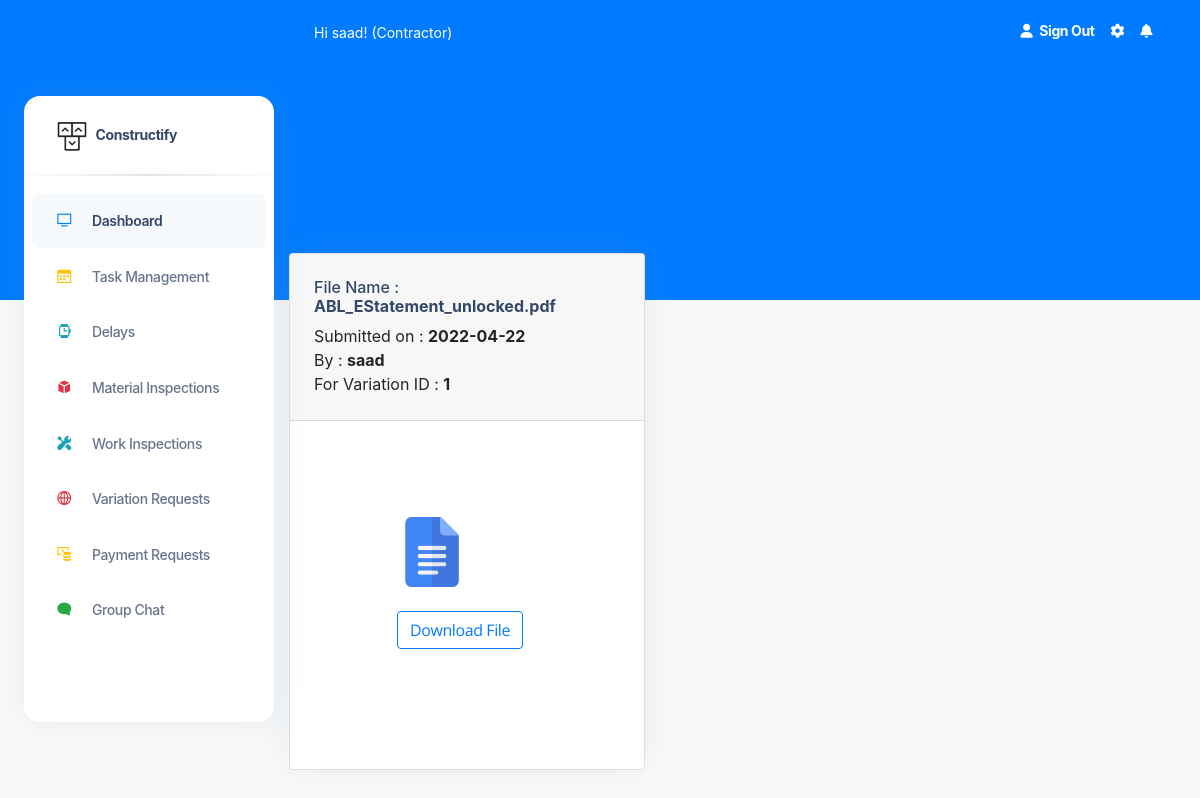
Before: /VariationSubmittedGallery/1 (signed in) with the older database file.
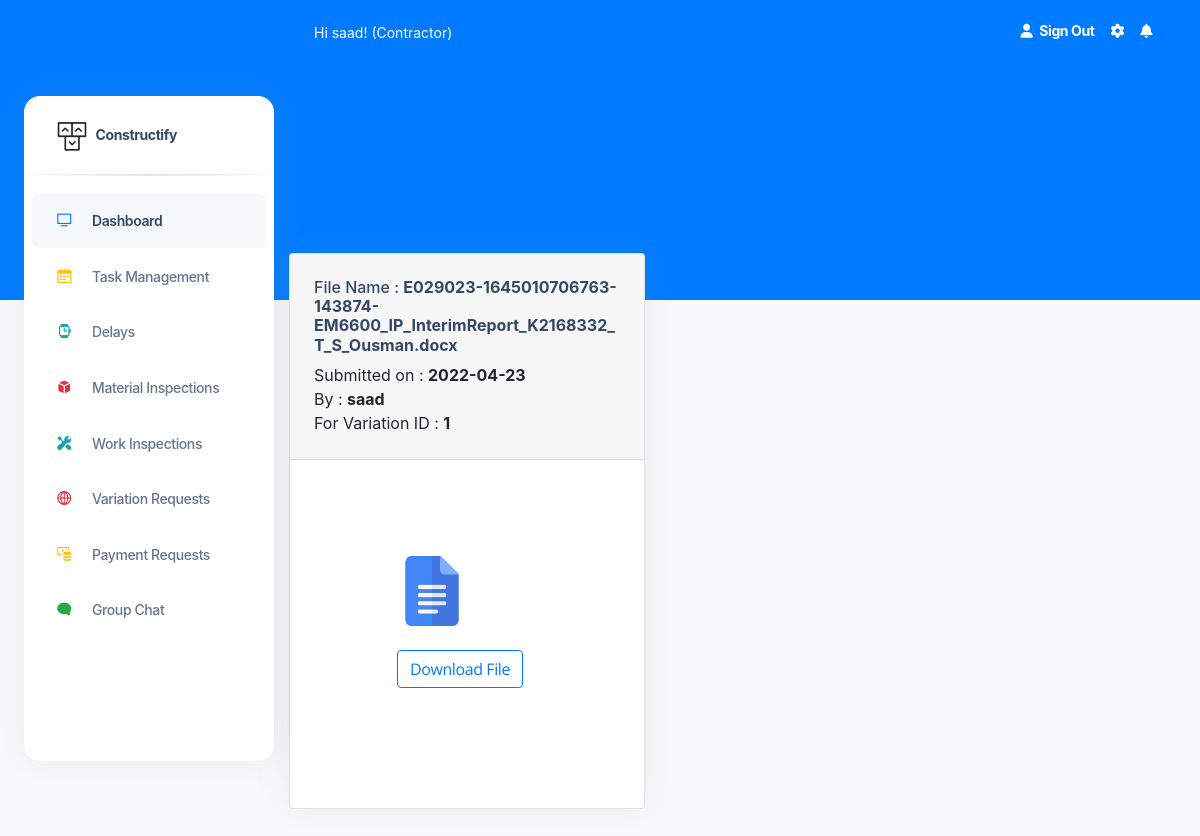
After: the same page with the newer database file.
### construct/models.py (models this page shows)
class VariationDocument(db.Model):
    id = db.Column(db.Integer(), nullable=False, primary_key=True)
    variation_file_name = db.Column(db.String(length=30), nullable=False)
    variation_id = db.Column(db.String(length=30), nullable=False)
    status = db.Column(db.String(length=30), nullable=False)
    submitted_date = db.Column(db.String(length=30), nullable=False)
    submitted_by=db.Column(db.String(length=30), nullable=False)

### construct/routes.py (the view)
@app.route("/VariationSubmittedGallery/<string:passed_id>", methods=['GET', 'POST'])
@login_required
def Variation_submitted_page(passed_id):
        submitted_variation= VariationDocument.query.all()
        has_variation_id = "False"
        for variation in submitted_variation:
            if variation.variation_id == passed_id:
                has_variation_id="True"
                break
        page_message="Variation Requests Submitted by the Contractor"
        return render_template('SubmittedVariationGallery.html', submitted_variation=submitted_variation, passed_variation_id=str(passed_id),has_variation_id=has_variation_id)

### construct/models.py (called while the page is built)
@login_manager.user_loader
def load_user(user_id):
    return User.query.get(int(user_id))

### construct/templates/SubmittedVariationGallery.html (shortened to what this page needs)
<!DOCTYPE html>
<html lang="en">
<head>
  <link href="{{ url_for('static', filename='assets')}}/css/nucleo-icons.css" rel="stylesheet" />
  <link href="{{ url_for('static', filename='assets')}}/css/nucleo-svg.css" rel="stylesheet" />
  <link href="{{ url_for('static', filename='assets')}}/css/nucleo-svg.css" rel="stylesheet" />
  <link id="pagestyle" href="{{ url_for('static', filename='assets')}}/css/argon-dashboard.css?v=2.0.2"
    rel="stylesheet" />
  <link rel="stylesheet" type="text/css"
    href="https://stackpath.bootstrapcdn.com/bootstrap/4.2.1/css/bootstrap.min.css">
</head>
{% include 'includes/GlobalSideNavbar.html' %}
<main class="main-content position-relative border-radius-lg ">
  {% include 'includes/GlobalNavbar.html' %}
  <br><br><br><br><br><br><br>
  {% for variation in submitted_variation %}
  {% if variation.variation_id == passed_variation_id %}
  <div class="container-fluid py-4">
    <div class="row">
      <div class="col-5">
        <div class="card mb-4">
          <div class="card-header pb-0">
            <h6>File Name      : <strong> {{variation.variation_file_name}}</strong></h6>
            <h7>Submitted on   : <strong>{{variation.submitted_date}}</strong>  <br>
            <h7>By             : <strong>{{variation.submitted_by}} </strong></h7> <br>
            <h7>For Variation ID     : <strong>{{passed_variation_id}}</strong></h7> <br><br>
          </div>
          <div class="card-body px-0 pt-0 pb-2">
            <div class="col-md-8 p-lg-5 mx-auto my-5">
              <div class="table-responsive p-0">
                <img src="/static/icons/doc_icon.png" alt="User Image" width="70" height="70">
                <br><br>
                 <a class="btn btn-outline-primary" href="{{url_for('downloadvariation',variation_name=variation.variation_file_name)}}" role="button">Download File</a>
              </div>
            </div>
          </div>
        </div>
      </div>
    </div>
  </div>
  {% endif %}
  {% endfor %}
  </body>
</html>

Changed rows visible on the page:
removed VariationDocument: variation_file_name "ABL_EStatement_unlocked.pdf", submitted_date "2022-04-22", submitted_by "saad", variation "1"
now on this page (row edited): VariationDocument: variation_file_name "E029023-1645010706763-143874-EM6600_IP_InterimReport_K2168332_T_S_Ousman.docx", submitted_date "2022-04-23", submitted_by "saad", passed_variation_id "1"
